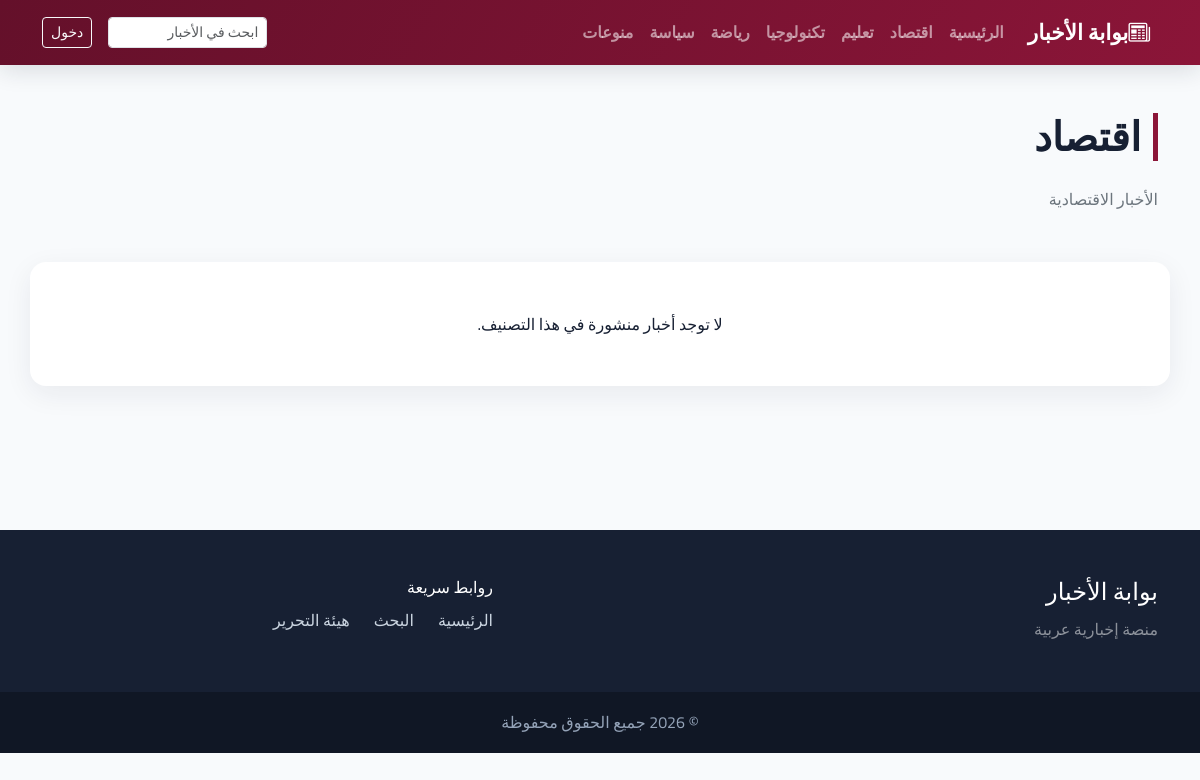
The app's page /category.php?slug=economy with its own data.
### tables this page shows
CREATE TABLE `categories` (
  `id` int(10) UNSIGNED NOT NULL AUTO_INCREMENT,
  `name` varchar(100) NOT NULL,
  `slug` varchar(191) NOT NULL,
  `description` text DEFAULT NULL,
  `created_at` timestamp NOT NULL DEFAULT current_timestamp(),
  `updated_at` timestamp NOT NULL DEFAULT current_timestamp() ON UPDATE current_timestamp(),
  PRIMARY KEY (`id`),
  UNIQUE KEY `slug` (`slug`)
);

CREATE TABLE `settings` (
  `id` int(10) UNSIGNED NOT NULL AUTO_INCREMENT,
  `setting_key` varchar(100) NOT NULL,
  `setting_value` text DEFAULT NULL,
  PRIMARY KEY (`id`),
  UNIQUE KEY `setting_key` (`setting_key`)
);

### includes/functions.php (called while the page is built, shortened)
<?php
require_once __DIR__ . '/../config/database.php';
function e(mixed $value): string { return htmlspecialchars((string)$value, ENT_QUOTES | ENT_SUBSTITUTE, 'UTF-8'); }
function basePath(): string
{
    static $basePath = null;
    if ($basePath !== null) return $basePath;
    $documentRoot = realpath($_SERVER['DOCUMENT_ROOT'] ?? '') ?: '';
    $projectRoot = realpath(__DIR__ . '/..') ?: dirname(__DIR__);
    $normalize = static fn(string $path): string => rtrim(str_replace('\\', '/', $path), '/');
    $documentRoot = $normalize($documentRoot);
    $projectRoot = $normalize($projectRoot);
    if ($documentRoot !== '' && str_starts_with(strtolower($projectRoot . '/'), strtolower($documentRoot . '/'))) {
        $relative = substr($projectRoot, strlen($documentRoot));
        return $basePath = $relative === '' ? '' : '/' . trim($relative, '/');
    }
    return $basePath = '';
}
function url(string $path = ''): string
{
    return basePath() . '/' . ltrim($path, '/');
}
function setting(string $key, string $default = ''): string { static $cache = []; if (array_key_exists($key, $cache)) return $cache[$key]; $s=db()->prepare('SELECT setting_value FROM settings WHERE setting_key=? LIMIT 1'); $s->execute([$key]); return $cache[$key]=(string)($s->fetchColumn() ?: $default); }
function paginate(int $total,int $perPage=10): array { $pages=max(1,(int)ceil($total/$perPage)); $page=min($pages,max(1,(int)($_GET['page']??1))); return [$page,$pages,($page-1)*$perPage]; }

### config/database.php (called while the page is built, shortened)
<?php
function db(): PDO
{
    static $pdo = null;
    if ($pdo instanceof PDO) return $pdo;
    $host = getenv('DB_HOST') ?: '127.0.0.1';
    $port = getenv('DB_PORT') ?: '3306';
    $name = getenv('DB_NAME') ?: 'news_portal_db';
    $user = getenv('DB_USER') ?: 'root';
    $pass = getenv('DB_PASS') !== false ? getenv('DB_PASS') : '';
    try {
        $pdo = new PDO("mysql:host={$host};port={$port};dbname={$name};charset=utf8mb4", $user, $pass, [
            PDO::ATTR_ERRMODE => PDO::ERRMODE_EXCEPTION,
            PDO::ATTR_DEFAULT_FETCH_MODE => PDO::FETCH_ASSOC,
            PDO::ATTR_EMULATE_PREPARES => false,
        ]);
        return $pdo;
    } catch (PDOException $e) {
        error_log('Database connection failed: ' . $e->getMessage());
        http_response_code(503);
        exit('تعذر الاتصال بقاعدة البيانات حاليًا. يرجى المحاولة لاحقًا.');
    }
}

### includes/auth.php (called while the page is built, shortened)
<?php
require_once __DIR__ . '/functions.php';
function isLoggedIn(): bool { return !empty($_SESSION['user_id']); }

### category.php (the view)
<?php
require_once __DIR__.'/includes/functions.php';$slug=trim($_GET['slug']??'');$s=db()->prepare('SELECT * FROM categories WHERE slug=?');$s->execute([$slug]);$cat=$s->fetch();if(!$cat){http_response_code(404);exit('التصنيف غير موجود.');}$c=db()->prepare("SELECT COUNT(*) FROM news WHERE category_id=? AND status='published' AND deleted_at IS NULL");$c->execute([$cat['id']]);[$page,$pages,$offset]=paginate((int)$c->fetchColumn(),9);$s=db()->prepare("SELECT n.*,u.name author FROM news n LEFT JOIN users u ON u.id=n.user_id WHERE n.category_id=? AND n.status='published' AND n.deleted_at IS NULL ORDER BY n.published_at DESC LIMIT 9 OFFSET {$offset}");$s->execute([$cat['id']]);$rows=$s->fetchAll();$pageTitle=$cat['name'];$metaDescription=$cat['description'];require __DIR__.'/includes/header.php';?><div class="container py-5"><div class="mb-5"><h1 class="section-title"><?=e($cat['name'])?></h1><p class="text-secondary"><?=e($cat['description'])?></p></div><div class="row g-4"><?php foreach($rows as $a):?><div class="col-md-6 col-lg-4"><article class="news-card"><img src="<?=imageUrl($a['image'])?>"><div class="p-3"><h2 class="h5 fw-bold"><a class="text-dark text-decoration-none" href="<?=url('news.php?slug='.rawurlencode($a['slug']))?>"><?=e($a['title'])?></a></h2><p class="text-secondary small"><?=e(excerpt($a['summary']))?></p><div class="article-meta"><?=formatDate($a['published_at'])?></div></div></article></div><?php endforeach;if(!$rows):?><div class="col-12 panel p-5 text-center">لا توجد أخبار منشورة في هذا التصنيف.</div><?php endif;?></div><div class="mt-5"><?=paginationLinks($page,$pages)?></div></div><?php require __DIR__.'/includes/footer.php';?>

### includes/header.php (shortened to what this page needs)
<?php require_once __DIR__.'/auth.php'; $siteName=setting('site_name','بوابة الأخبار'); ?>
<!doctype html><html lang="ar" dir="rtl"><head><link href="https://cdn.jsdelivr.net/npm/bootstrap@5.3.3/dist/css/bootstrap.rtl.min.css" rel="stylesheet"><link href="https://cdn.jsdelivr.net/npm/bootstrap-icons@1.11.3/font/bootstrap-icons.min.css" rel="stylesheet"><link href="<?= url('assets/css/style.css') ?>" rel="stylesheet"></head><body>
<header class="site-header sticky-top"><nav class="navbar navbar-expand-lg navbar-dark"><div class="container"><a class="navbar-brand fw-bold" href="<?= url() ?>"><i class="bi bi-newspaper ms-2"></i><?= e($siteName) ?></a><button class="navbar-toggler" data-bs-toggle="collapse" data-bs-target="#mainNav"><span class="navbar-toggler-icon"></span></button><div id="mainNav" class="collapse navbar-collapse"><ul class="navbar-nav me-auto mb-2 mb-lg-0"><li class="nav-item"><a class="nav-link" href="<?= url() ?>">الرئيسية</a></li><?php $navCats=db()->query('SELECT name,slug FROM categories ORDER BY name LIMIT 7')->fetchAll(); foreach($navCats as $c): ?><li class="nav-item"><a class="nav-link" href="<?= url('category.php?slug='.rawurlencode($c['slug'])) ?>"><?= e($c['name']) ?></a></li><?php endforeach; ?></ul><form class="d-flex ms-lg-3" action="<?= url('search.php') ?>"><input class="form-control form-control-sm" name="q" placeholder="ابحث في الأخبار" required></form><div class="ms-lg-3 mt-2 mt-lg-0"><?php if(isLoggedIn()): ?><a class="btn btn-light btn-sm" href="<?= url('admin/dashboard.php') ?>">لوحة التحكم</a><?php else: ?><a class="btn btn-outline-light btn-sm" href="<?= url('login.php') ?>">دخول</a><?php endif; ?></div></div></div></nav></header>
<main>

### includes/footer.php
</main><footer class="site-footer mt-5"><div class="container py-5"><div class="row g-4"><div class="col-md-7"><h4><?= e(setting('site_name','بوابة الأخبار')) ?></h4><p class="text-white-50 mb-0"><?= e(setting('site_description','أخبار موثوقة على مدار الساعة')) ?></p></div><div class="col-md-5"><h6>روابط سريعة</h6><a href="<?= url() ?>">الرئيسية</a><a href="<?= url('search.php') ?>">البحث</a><a href="<?= url('login.php') ?>">هيئة التحرير</a></div></div></div><div class="footer-bottom py-3 text-center">© <?= date('Y') ?> جميع الحقوق محفوظة</div></footer><script src="https://cdn.jsdelivr.net/npm/bootstrap@5.3.3/dist/js/bootstrap.bundle.min.js"></script><script src="<?= url('assets/js/main.js') ?>"></script></body></html>

### assets/css/style.css (style rules this page uses)
:root { --primary:#8b1538;--primary-dark:#64102a;--dark:#172033;--bg:#f8fafc;--muted:#64748b }
* { box-sizing:border-box }
body { font-family:'Cairo',sans-serif;background:var(--bg);color:var(--dark);line-height:1.8 }
.site-header .navbar { background:linear-gradient(120deg,var(--primary-dark),var(--primary));box-shadow:0 5px 25px rgba(23,32,51,.14) }
.navbar-brand { font-size:1.35rem }
.nav-link { font-weight:600 }
.section-title { font-weight:800;border-right:5px solid var(--primary);padding-right:12px;margin-bottom:1.5rem }
.hero-card,.news-card,.panel { background:#fff;border:0;border-radius:16px;box-shadow:0 8px 28px rgba(23,32,51,.07);overflow:hidden }
.site-footer { background:var(--dark);color:#fff }
.site-footer a { display:inline-block;color:#cbd5e1;margin-left:1.5rem;text-decoration:none }
.footer-bottom { background:#101725;color:#94a3b8 }

### records on screen
categories: name "اقتصاد", description "الأخبار الاقتصادية"
categories: name "تعليم"
categories: name "تكنولوجيا"
categories: name "رياضة"
categories: name "سياسة"
categories: name "منوعات"
settings: setting_value "منصة إخبارية عربية"

### other values on screen
$siteName "بوابة الأخبار"
setting('site_name','بوابة الأخبار') "بوابة الأخبار"
